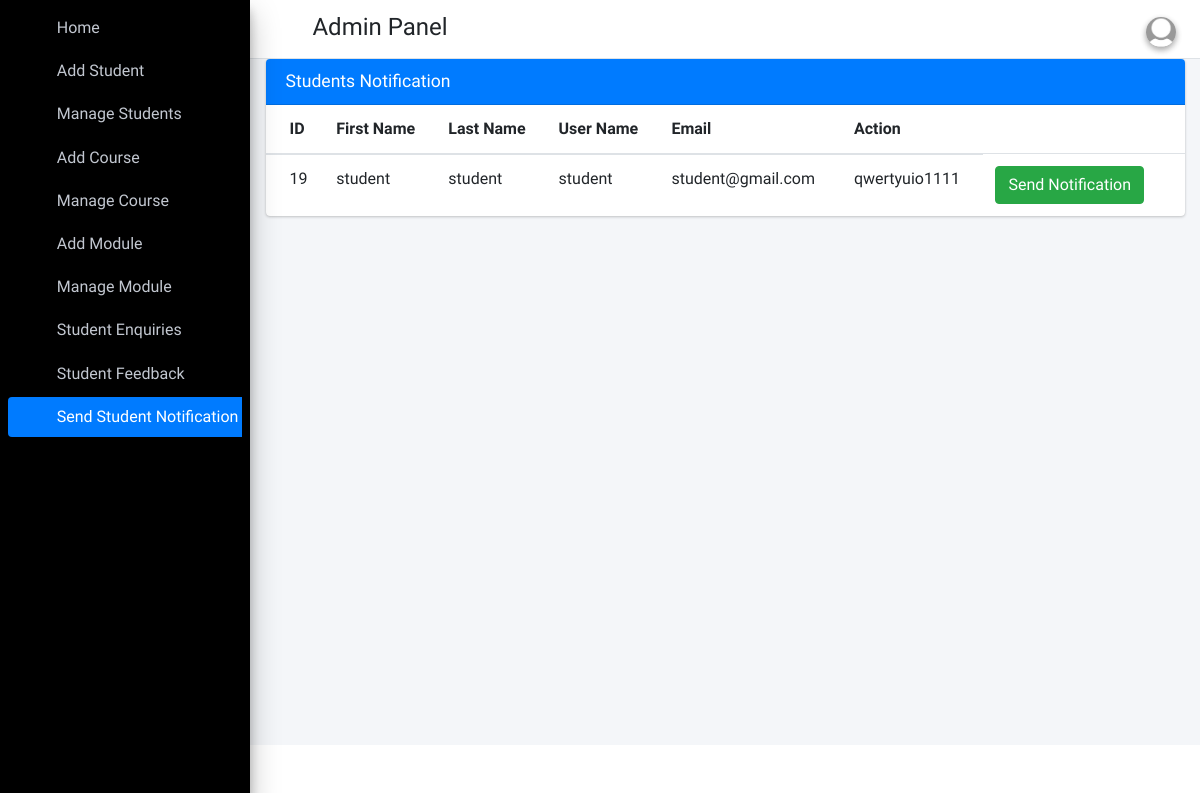
Before: /admin_send_notification_student (signed in) with the older database file.
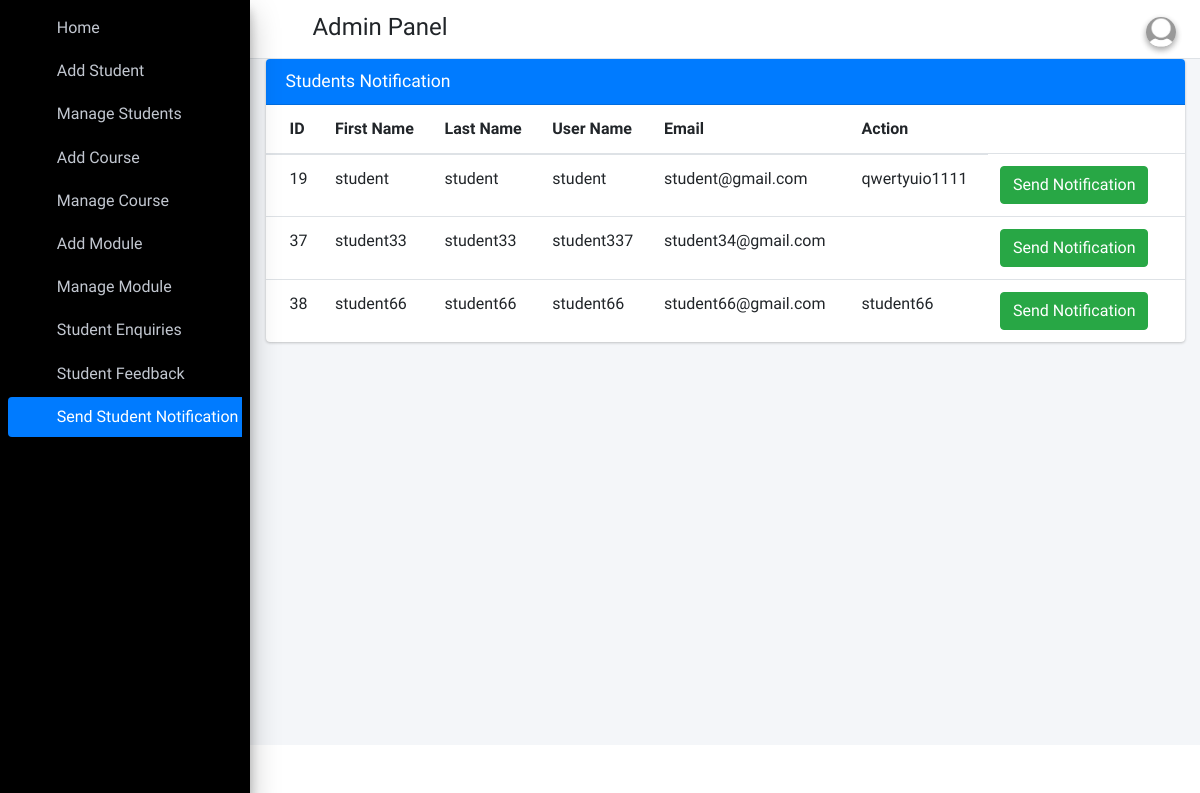
After: the same page with the newer database file.
### student_app/models.py (models this page shows)
class Students(models.Model):
    id=models.AutoField(primary_key=True)
    admin=models.OneToOneField(CustomUser,on_delete=models.CASCADE)
    gender=models.CharField(max_length=255)
    profile_pic=models.FileField()
    city = models.CharField(max_length=255)
    country = models.CharField(max_length=255)
    date_of_birth = models.DateField()
    address=models.TextField()
    created_at=models.DateTimeField(auto_now_add=True)
    updated_at=models.DateTimeField(auto_now_add=True)
    fcm_token=models.TextField(default="")
    objects = models.Manager()

class CustomUser(AbstractUser):
    user_type_data=((1,"HOD"),(3,"Student"))
    user_type=models.CharField(default=1,choices=user_type_data,max_length=10)

### student_app/AdminViews.py (the view)
# urls.py: path('admin_send_notification_student', AdminViews.admin_send_notification_student,name="admin_send_notification_student"),
def admin_send_notification_student(request):
    students=Students.objects.all()
    return render(request,"Admin_template/student_notification.html",{"students":students})

### student_app/templates/Admin_template/student_notification.html (shortened to what this page needs)
{% extends 'Admin_template/base_template.html' %}
{% block main_content %}
    <section class="content">
      <div class="container-fluid">
           <div class="row">
          <div class="col-12">
            <div class="card card-primary">
              <div class="card-header">
                <h3 class="card-title">Students Notification</h3>
              </div>
              <div class="card-body table-responsive p-0">
                <table class="table table-hover text-nowrap">
                  <thead>
                    <tr>
                      <th>ID</th>
                      <th>First Name</th>
                      <th>Last Name</th>
                      <th>User Name</th>
                      <th>Email</th>
                      <th>Action</th>
                    </tr>
                  </thead>
                  <tbody>
                  {% for student in students %}
                    <tr>
                      <td>{{ student.admin.id }}</td>
                      <td>{{ student.admin.first_name }}</td>
                      <td>{{ student.admin.last_name }}</td>
                      <td>{{ student.admin.username }}</td>
                      <td>{{ student.admin.email }}</td>
                      <td>{{ student.address }}</td>
                      <td><a href="#" class="btn btn-success show_notification" data-toggle="modal" data-target="#myModal">Send Notification</a></td>
                    </tr>
                  {% endfor %}
                  </tbody>
                </table>
              </div>
            </div>
          </div>
        </div>
      </div>
    </section>
{% endblock main_content %}

### student_app/templates/Admin_template/base_template.html (shortened to what this page needs)
{% load static %}
<!DOCTYPE html>
<html>
<head>
  <link rel="stylesheet" href="{% static "plugins/fontawesome-free/css/all.min.css" %}">
  <link rel="stylesheet" href="https://code.ionicframework.com/ionicons/2.0.1/css/ionicons.min.css">
  <link rel="stylesheet" href="{% static "plugins/tempusdominus-bootstrap-4/css/tempusdominus-bootstrap-4.min.css" %}">
  <link rel="stylesheet" href="{% static "plugins/icheck-bootstrap/icheck-bootstrap.min.css" %}">
  <link rel="stylesheet" href="{% static "dist/css/adminlte.min.css" %}">
  <link rel="stylesheet" href="{% static "plugins/overlayScrollbars/css/OverlayScrollbars.min.css" %}">
</head>
<body class="hold-transition sidebar-mini layout-fixed">
<div class="wrapper">
  <nav class="main-header navbar navbar-expand navbar-white navbar-light">
    <ul class="navbar-nav">
      <li class="nav-item">
        <a class="nav-link" data-widget="pushmenu" href="#"><i class="fas fa-bars"></i></a>
      </li>
    </ul>
    <h4 style="margin-left: 10px;margin-top: 5px;">Admin Panel</h4>
    <ul class="navbar-nav ml-auto">
      <li class="nav-item dropdown">
        <a class="nav-link dropdown-toggle" href="#" id="navbarDropdownMenuLink" role="button" data-toggle="dropdown" aria-haspopup="true" aria-expanded="false">
              <img src="{% static "dist/img/default-150x150.png" %}" class="img-circle elevation-2" alt="User Image" style="width: 30px; height: 30px; object-fit: cover;">
      </a>
      </li>
    </ul>
  </nav>
    {% include 'Admin_template/sidebar_template.html' with user=user id=id %}
   <div class="content-wrapper">
     {% block main_content %}{% endblock main_content %}
  </div>
</div>
</body>
</html>

### student_app/templates/Admin_template/sidebar_template.html
{% load static %}
  <aside class="main-sidebar sidebar-dark-primary elevation-4">
    <div class="sidebar">
      <nav class="mt-2">
        <ul class="nav nav-pills nav-sidebar flex-column" data-widget="treeview" role="menu" data-accordion="false">
          <li class="nav-item">
            {% url 'admin_home' as admin_home %}
            <a href="{{ admin_home }}" class="nav-link {% if request.path == admin_home %} active {% endif %}">
              <i class="nav-icon fas fa-home"></i>
              <p>
                Home
              </p>
            </a>
          </li>
          <li class="nav-item">
              {% url 'add_student' as add_student %}
            <a href="{% url 'add_student' %}" class="nav-link {% if request.path == add_student %} active {% endif %}">
              <i class="nav-icon fas fa-user"></i>
              <p>
                Add Student
              </p>
            </a>
          </li>
          <li class="nav-item">
              {% url 'manage_student' as manage_student %}
              {% url 'edit_student' student_id=id as edit_student %}
            <a href="{% url 'manage_student' %}" class="nav-link {% if request.path == manage_student %} active {% endif %} {% if request.path == edit_student %} active {% endif %}">
              <i class="nav-icon fas fa-user-cog"></i>
              <p>
                Manage Students
              </p>
            </a>
          </li>
          <li class="nav-item">
            {% url 'add_course' as add_course %}
          <a href="{% url 'add_course' %}" class="nav-link {% if request.path == add_course %} active {% endif %} {% if request.path == add_course %} active {% endif %}">
            <i class="fas fa-book nav-icon"></i>
            <p>
              Add Course
            </p>
          </a>
        </li>
        <li class="nav-item">
          {% url 'manage_course' as manage_course %}
          <a href="{{ manage_course }}" class="nav-link {% if '/manage_course' in request.path or request.path == '/manage_course' %} active {% endif %}">
            <i class="nav-icon fas fa-user-cog"></i>
            <p>
              Manage Course
            </p>
          </a>
        </li>
        <li class="nav-item">
          {% url 'add_module' as add_module %}
        <a href="{% url 'add_module' %}" class="nav-link {% if request.path == add_module %} active {% endif %} {% if request.path == add_module %} active {% endif %}">
          <i class="fas fa-folder nav-icon"></i>
          <p>
            Add Module
          </p>
        </a>
      </li>
      <li class="nav-item">
        {% url 'manage_module' as manage_module %}
        <a href="{{ manage_module }}" class="nav-link {% if '/manage_module' in request.path or request.path == '/manage_module' %} active {% endif %}">
          <i class="nav-icon fas fa-user-cog"></i>
          <p>
            Manage Module
          </p>
        </a>
      </li>
          <li class="nav-item">
            {% url 'student_enquiries' as student_enquiries %}
          <a href="{% url 'student_enquiries' %}" class="nav-link {% if request.path == student_enquiries %} active {% endif %}">
            <i class="nav-icon fas fa-question-circle"></i>
            <p>
              Student Enquiries
            </p>
          </a>
        </li>
           <li class="nav-item">
             {% url 'student_feedback_message' as student_feedback_message %}
            <a href="{% url 'student_feedback_message' %}" class="nav-link {% if request.path == student_feedback_message %} active {% endif %}">
              <i class="nav-icon fas fa-comment-alt"></i>
              <p>
                Student Feedback
              </p>
            </a>
          </li>
          <li class="nav-item">
            {% url 'admin_send_notification_student' as admin_send_notification_student %}
             <a href="{% url 'admin_send_notification_student' %}" class="nav-link {% if request.path == admin_send_notification_student %} active {% endif %}">
              <i class="nav-icon fas fa-bell"></i>
              <p>
                Send Student Notification
              </p>
            </a>
          </li>
        </ul>
      </nav>
    </div>
  </aside>

### student_app/templates/Admin_template/base_template.html (style rules this page uses)
.dropdown-toggle::after { display: none !important; }

Changed rows visible on the page:
added Students: admin.id "37", admin.first_name "student33", admin.last_name "student33", admin.username "student337", admin.email "student34@gmail.com"
added Students: admin.id "38", admin.first_name "student66", admin.last_name "student66", admin.username "student66", admin.email "student66@gmail.com", address "student66"
